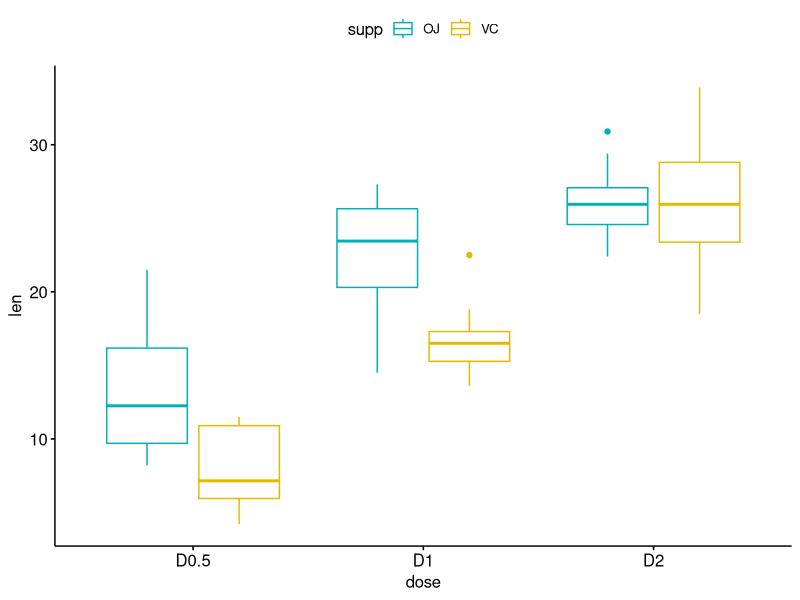
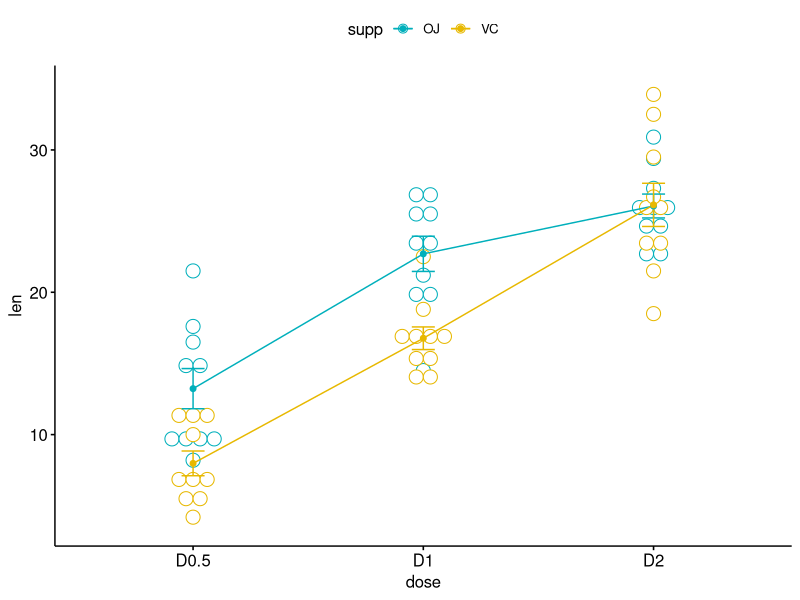
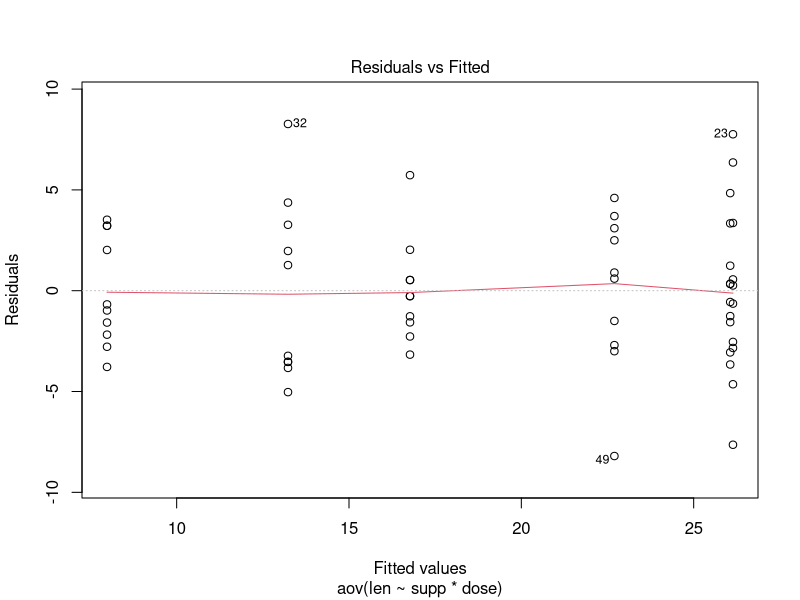
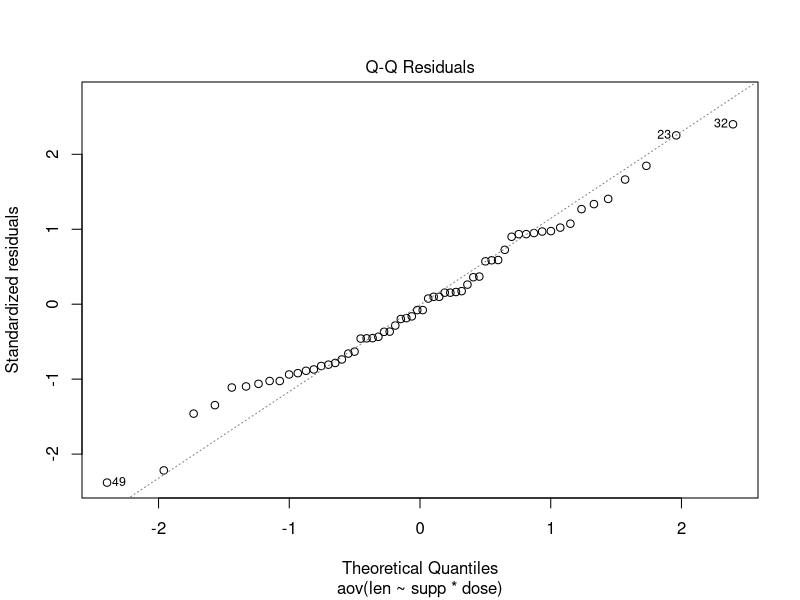

Here is the R script that generated these plots, in order:
## ---- chunk 1
knitr::opts_chunk$set(echo = T)
## ---- chunk 2
# Store the data in the variable my_data
my_data <- ToothGrowth
## ---- chunk 3
# Show a random sample
set.seed(6754)
dplyr::sample_n(my_data, 10)
## ---- chunk 4
# Check the structure
str(my_data)
## ---- chunk 5
# Convert dose as a factor and recode the levels
# as "D0.5", "D1", "D2"
my_data$dose <- factor(my_data$dose, 
                  levels = c(0.5, 1, 2),
                  labels = c("D0.5", "D1", "D2"))
head(my_data)
## ---- chunk 6
table(my_data$supp, my_data$dose)
## ---- chunk 7
# Plot tooth length ("len") by groups ("dose")
# Color box plot by a second group: "supp"
library("ggpubr")
ggboxplot(my_data, x = "dose", y = "len", color = "supp",
          palette = c("#00AFBB", "#E7B800"))
## ---- chunk 8
# Line plots with multiple groups
# +++++++++++++++++++++++
# Plot tooth length ("len") by groups ("dose")
# Color box plot by a second group: "supp"
# Add error bars: mean_se
# (other values include: mean_sd, mean_ci, median_iqr, ....)
library("ggpubr")
ggline(my_data, x = "dose", y = "len", color = "supp",
       add = c("mean_se", "dotplot"),
       palette = c("#00AFBB", "#E7B800"))
## ---- chunk 9
res.aov2 <- aov(len ~ supp + dose, data = my_data)
summary(res.aov2)
## ---- chunk 10
# Two-way ANOVA with interaction effect
# These two calls are equivalent
res.aov3 <- aov(len ~ supp * dose, data = my_data)
#res.aov3 <- aov(len ~ supp + dose + supp:dose, data = my_data)
summary(res.aov3)
## ---- chunk 11
require("dplyr")
group_by(my_data, supp, dose) %>%
  summarise(
    count = n(),
    mean = mean(len, na.rm = TRUE),
    sd = sd(len, na.rm = TRUE)
  )
## ---- chunk 12
model.tables(res.aov3, type="means", se = TRUE)
## ---- chunk 13
TukeyHSD(res.aov3, which = "dose",conf.level = 0.95)
## ---- chunk 14
pairwise.t.test(my_data$len, my_data$dose,
                p.adjust.method = "BH")
## ---- chunk 15
# 1. Homogeneity of variances
plot(res.aov3, 1)
## ---- chunk 16
library(car)
leveneTest(len ~ supp*dose, data = my_data)
## ---- chunk 17
# 2. Normality
plot(res.aov3, 2)
## ---- chunk 18
# Extract the residuals
aov_residuals <- residuals(object = res.aov3)
# Run Shapiro-Wilk test
shapiro.test(x = aov_residuals )
## ---- chunk 19
library(car)
my_anova <- aov(len ~ supp * dose, data = my_data)
Anova(my_anova, type = "III")
